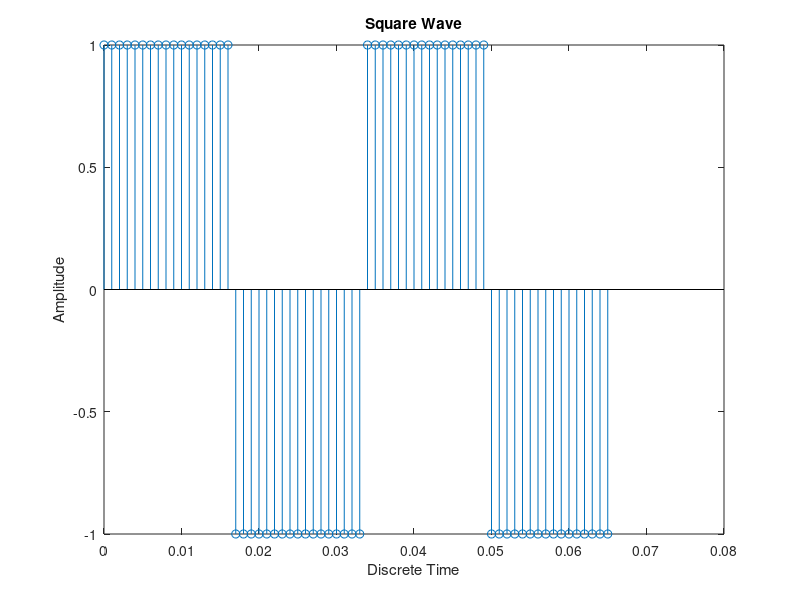

Here is the MATLAB script that generated this plot:
%write a program to plot a discrete time square wave
clear all;
close all;

t=0:.001:.065;
f=30;
duty=50;
y=square(2*pi*f*t,duty);
stem(t,y);
xlabel('Discrete Time');
ylabel('Amplitude');
title('Square Wave')